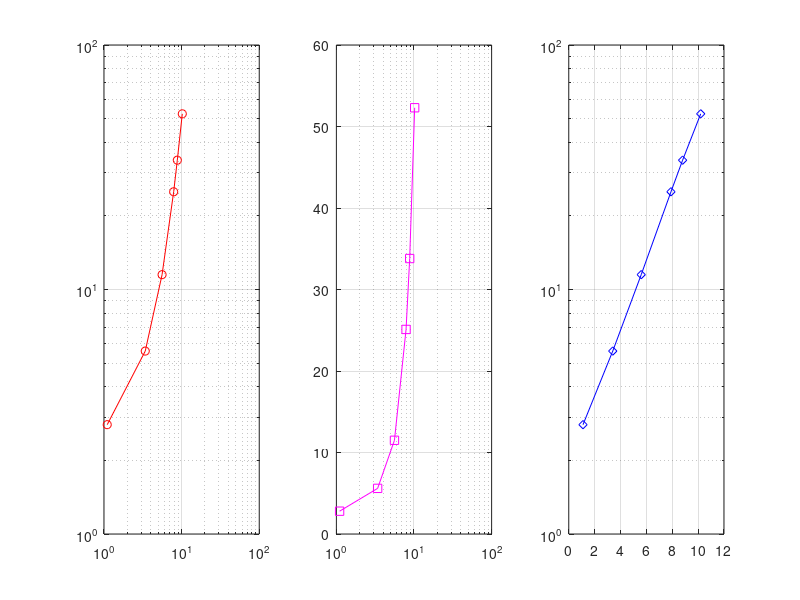

Recreate this plot in MATLAB.
x=[1.1,3.4,5.6,7.9,8.8,10.2];
y=[2.8,5.6,11.5,25.1,33.8,52.3];
figure;
subplot(1,3,1);
loglog(x,y,'r-o');
grid on;
subplot(1,3,2);
semilogx(x,y,'m-square');
grid on;
subplot(1,3,3);
semilogy(x,y,'bdiamond-');
grid on;